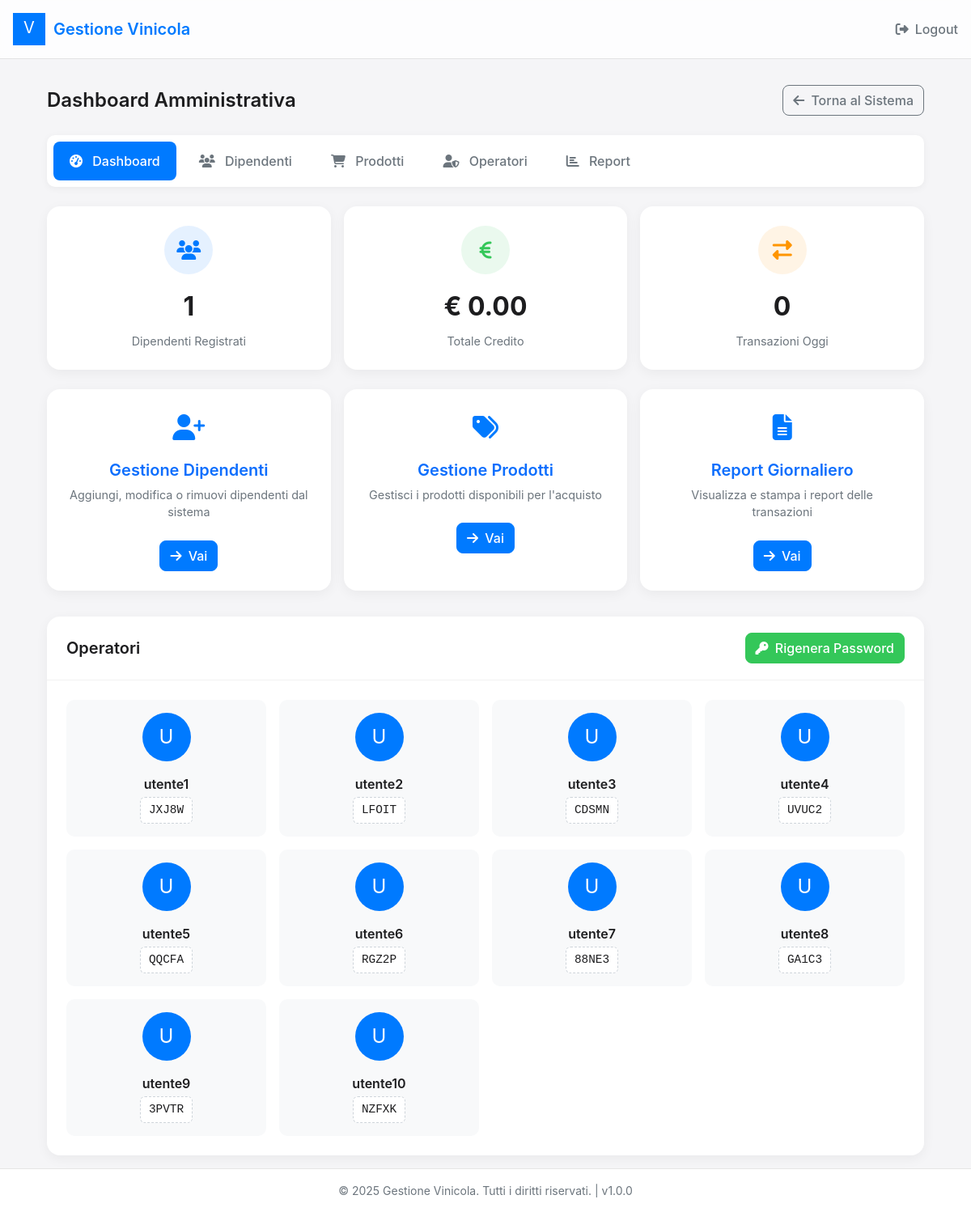
The page /admin/dashboard (signed in) on the database its author committed.
### app.py (models this page shows)
class Operator(db.Model):
    id = db.Column(db.Integer, primary_key=True)
    username = db.Column(db.String(50), unique=True)  # utente1, utente2, ecc.
    password = db.Column(db.String(10))  # Password in chiaro per facilità di uso (5 caratteri)
    active = db.Column(db.Boolean, default=True)

### app.py (the view)
@app.route('/admin/dashboard')
def admin_dashboard():
    if session.get('admin_logged_in') != True:
        return redirect(url_for('admin_login'))
    employees_count = Employee.query.count()
    total_credit = db.session.query(db.func.sum(Employee.credit)).scalar() or 0
    transactions_today = Transaction.query.filter(
        Transaction.timestamp >= datetime.today().replace(hour=0, minute=0, second=0)
    ).count()
    operators = Operator.query.all()
    return render_template(
        'admin_dashboard.html',
        employees_count=employees_count,
        total_credit=float(total_credit),
        transactions_today=transactions_today,
        operators=operators
    )

### app.py (called while the page is built)
@app.context_processor
def inject_app_info():
    now = datetime.now()
    return {
        'app_name': app.config['APP_NAME'],
        'app_version': app.config['APP_VERSION'],
        'now': now
    }

### templates/admin_dashboard.html (shortened to what this page needs)
{% extends "base.html" %}
{% block header_actions %}
<a href="{{ url_for('admin_logout') }}" class="logout-button">
    <i class="fas fa-sign-out-alt"></i> Logout
</a>
{% endblock %}
{% block content %}
<div class="admin-container">
    <div class="admin-header">
        <h1 class="admin-title">Dashboard Amministrativa</h1>
        <div>
            <a href="{{ url_for('index') }}" class="btn btn-outline-secondary">
                <i class="fas fa-arrow-left me-1"></i> Torna al Sistema
            </a>
        </div>
    </div>
    <div class="admin-tabs">
        <a href="{{ url_for('admin_dashboard') }}" class="admin-tab active">
            <i class="fas fa-tachometer-alt"></i> Dashboard
        </a>
        <a href="{{ url_for('admin_employees') }}" class="admin-tab">
            <i class="fas fa-users"></i> Dipendenti
        </a>
        <a href="{{ url_for('admin_products') }}" class="admin-tab">
            <i class="fas fa-shopping-cart"></i> Prodotti
        </a>
        <a href="{{ url_for('admin_operators') }}" class="admin-tab">
            <i class="fas fa-user-shield"></i> Operatori
        </a>
        <a href="{{ url_for('admin_reports') }}" class="admin-tab">
            <i class="fas fa-chart-bar"></i> Report
        </a>
    </div>
    <div class="stats-row">
        <div class="stat-card">
            <div class="stat-icon stat-icon-blue">
                <i class="fas fa-users"></i>
            </div>
            <div class="stat-value">{{ employees_count }}</div>
            <div class="stat-label">Dipendenti Registrati</div>
        </div>
        <div class="stat-card">
            <div class="stat-icon stat-icon-green">
                <i class="fas fa-euro-sign"></i>
            </div>
            <div class="stat-value">€ {{ "%.2f"|format(total_credit) }}</div>
            <div class="stat-label">Totale Credito</div>
        </div>
        <div class="stat-card">
            <div class="stat-icon stat-icon-orange">
                <i class="fas fa-exchange-alt"></i>
            </div>
            <div class="stat-value">{{ transactions_today }}</div>
            <div class="stat-label">Transazioni Oggi</div>
        </div>
    </div>
    <div class="action-row">
        <a href="{{ url_for('admin_employees') }}" class="action-card text-decoration-none">
            <div class="action-icon">
                <i class="fas fa-user-plus"></i>
            </div>
            <h3 class="action-title">Gestione Dipendenti</h3>
            <p class="action-description">Aggiungi, modifica o rimuovi dipendenti dal sistema</p>
            <button class="btn btn-primary">
                <i class="fas fa-arrow-right me-1"></i> Vai
            </button>
        </a>
        <a href="{{ url_for('admin_products') }}" class="action-card text-decoration-none">
            <div class="action-icon">
                <i class="fas fa-tags"></i>
            </div>
            <h3 class="action-title">Gestione Prodotti</h3>
            <p class="action-description">Gestisci i prodotti disponibili per l'acquisto</p>
            <button class="btn btn-primary">
                <i class="fas fa-arrow-right me-1"></i> Vai
            </button>
        </a>
        <a href="{{ url_for('admin_reports') }}" class="action-card text-decoration-none">
            <div class="action-icon">
                <i class="fas fa-file-alt"></i>
            </div>
            <h3 class="action-title">Report Giornaliero</h3>
            <p class="action-description">Visualizza e stampa i report delle transazioni</p>
            <button class="btn btn-primary">
                <i class="fas fa-arrow-right me-1"></i> Vai
            </button>
        </a>
    </div>
    <div class="operators-section">
        <div class="operators-card">
            <div class="operators-header">
                <h3 class="operators-title">Operatori</h3>
                <button class="btn btn-success" id="regeneratePasswordsBtn">
                    <i class="fas fa-key me-1"></i> Rigenera Password
                </button>
            </div>
            <div class="operators-grid">
                {% for operator in operators %}
                <div class="operator-card">
                    <div class="operator-avatar">
                        {{ operator.username[0]|upper }}
                    </div>
                    <div class="operator-username">{{ operator.username }}</div>
                    <div class="operator-password">{{ operator.password }}</div>
                </div>
                {% endfor %}
            </div>
        </div>
    </div>
</div>
{% endblock %}

### templates/base.html (style rules this page uses)
:root { --primary-color: #007aff; --secondary-color: #5ac8fa; --success-color: #34c759; --danger-color: #ff3b30; --warning-color: #ffcc00; --info-color: #5ac8fa; --light-color: #f2f2f7; --dark-color: #1c1c1e; }
body { font-family: -apple-system, BlinkMacSystemFont, 'Segoe UI', Roboto, Helvetica, Arial, sans-serif; background-color: #f5f5f7; color: #1d1d1f; margin: 0; padding: 0; min-height: 100vh; display: flex; flex-direction: column; }
.btn { border-radius: 8px; font-weight: 500; }
.btn-primary { background-color: var(--primary-color); border-color: var(--primary-color); }
.btn-success { background-color: var(--success-color); border-color: var(--success-color); }
.admin-container { max-width: 1200px; margin: 0 auto; padding: 0 1rem; }
.admin-header { display: flex; justify-content: space-between; align-items: center; margin-bottom: 1.5rem; }
.admin-title { font-size: 1.5rem; font-weight: 600; margin: 0; }
.admin-tabs { display: flex; gap: 0.5rem; background-color: white; padding: 0.5rem; border-radius: 10px; margin-bottom: 1.5rem; box-shadow: 0 2px 10px rgba(0, 0, 0, 0.05); }
.admin-tab { padding: 0.75rem 1.25rem; border-radius: 8px; color: #6c757d; text-decoration: none; font-weight: 500; transition: all 0.2s; }
.admin-tab.active { background-color: var(--primary-color); color: white; }
.admin-tab i { margin-right: 0.5rem; }

### templates/admin_dashboard.html (style rules this page uses)
.admin-container { margin-top: 1rem; }
.stats-row { display: grid; grid-template-columns: repeat(auto-fit, minmax(250px, 1fr)); gap: 1rem; margin-bottom: 1.5rem; }
.stat-card { background-color: white; border-radius: 16px; padding: 1.5rem; box-shadow: 0 4px 15px rgba(0, 0, 0, 0.05); display: flex; flex-direction: column; align-items: center; text-align: center; }
.stat-icon { width: 60px; height: 60px; border-radius: 50%; display: flex; align-items: center; justify-content: center; margin-bottom: 1rem; font-size: 1.5rem; }
.stat-icon-blue { background-color: rgba(0, 122, 255, 0.1); color: var(--primary-color); }
.stat-icon-green { background-color: rgba(52, 199, 89, 0.1); color: var(--success-color); }
.stat-icon-orange { background-color: rgba(255, 149, 0, 0.1); color: #ff9500; }
.stat-value { font-size: 2rem; font-weight: 700; margin-bottom: 0.5rem; color: #1d1d1f; }
.stat-label { font-size: 0.9rem; color: #6c757d; }
.action-row { display: grid; grid-template-columns: repeat(auto-fit, minmax(250px, 1fr)); gap: 1rem; margin-bottom: 1.5rem; }
.action-card { background-color: white; border-radius: 16px; padding: 1.5rem; box-shadow: 0 4px 15px rgba(0, 0, 0, 0.05); text-align: center; transition: transform 0.2s, box-shadow 0.2s; }
.action-icon { font-size: 2rem; margin-bottom: 1rem; color: var(--primary-color); }
.action-title { font-size: 1.25rem; font-weight: 600; margin-bottom: 0.5rem; }
.action-description { font-size: 0.9rem; color: #6c757d; margin-bottom: 1.5rem; }
.operators-section { margin-top: 2rem; }
.operators-card { background-color: white; border-radius: 16px; box-shadow: 0 4px 15px rgba(0, 0, 0, 0.05); overflow: hidden; }
.operators-header { display: flex; justify-content: space-between; align-items: center; padding: 1.25rem 1.5rem; border-bottom: 1px solid rgba(0, 0, 0, 0.05); }
.operators-title { font-size: 1.25rem; font-weight: 600; margin: 0; }
.operators-grid { display: grid; grid-template-columns: repeat(auto-fill, minmax(200px, 1fr)); gap: 1rem; padding: 1.5rem; }
.operator-card { background-color: #f8f9fa; border-radius: 10px; padding: 1rem; display: flex; flex-direction: column; align-items: center; }
.operator-avatar { width: 60px; height: 60px; background-color: var(--primary-color); color: white; border-radius: 50%; display: flex; align-items: center; justify-content: center; margin-bottom: 1rem; font-size: 1.5rem; }
.operator-username { font-weight: 600; margin-bottom: 0.25rem; }
.operator-password { font-family: monospace; background-color: white; padding: 0.3rem 0.6rem; border-radius: 6px; border: 1px dashed #ced4da; font-size: 0.9rem; }
.logout-button { color: #6c757d; text-decoration: none; display: flex; align-items: center; font-weight: 500; transition: all 0.2s; }
.logout-button i { margin-right: 0.5rem; }

### rows shown on the page
Operator: username "U", username "utente1", password "JXJ8W"
Operator: username "U", username "utente2", password "LFOIT"
Operator: username "U", username "utente3", password "CDSMN"
Operator: username "U", username "utente4", password "UVUC2"
Operator: username "U", username "utente5", password "QQCFA"
Operator: username "U", username "utente6", password "RGZ2P"
Operator: username "U", username "utente7", password "88NE3"
Operator: username "U", username "utente8", password "GA1C3"
Operator: username "U", username "utente9", password "3PVTR"
Operator: username "U", username "utente10", password "NZFXK"

### other values the page prints
{{ app_name }} "Gestione Vinicola"
{{ employees_count }} "1"
{{ "%.2f"|format(total_credit) }} "0.00"
{{ transactions_today }} "0"
{{ now.year|default(2025) }} "2025"
{{ app_version }} "1.0.0"
